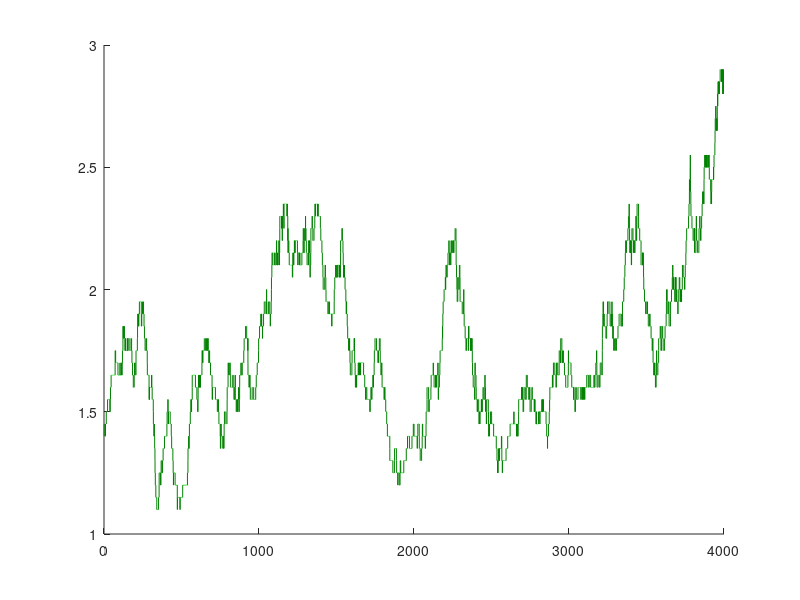

Write MATLAB code to recreate this figure. (Note: this script raises an error after producing the figure.)
function AD_SSA_Simulations()
    run_AD_SSA();
    AD_DualNoise_Reproduction();
    AD_Reproduction_Fig16();
end

%% --------------------------------------
%% SSA WITH DIRECT METHOD
%% --------------------------------------
function run_AD_SSA()
% Launcher script for the Stochastic Simulation Algorithm (SSA).

% Fixed parameters
V1 = 0.25;  
V2 = 0.11;  
V3 = 2.9;   
k1 = 0.35;  
k2 = 5.0;   
k3 = 1.0;   
k4 = 1.0;   
n  = 2;     

epsilon = 0.01;
Omega = 20; 

% Reaction network definition
vMinus = [0 0; 0 0; 1 0; 0 0; 0 0; 0 1];
vPlus = [1 0; 1 0; 0 0; 0 1; 0 1; 0 0];

c = [
    epsilon * V1 * Omega,  
    0,                     
    epsilon * k1,          
    V2 * Omega,            
    k4,                    
    k2                     
];

HillParams.V3 = V3;
HillParams.K3 = k3;
HillParams.n  = n;
HillParams.epsilon = epsilon;

% Initialization
Conc_Start = [1.45, 0.35]; 
InitialState = round(Conc_Start * Omega);
tMax = 4000; 

fprintf('Starting Gillespie Simulation (Omega=%d)...\n', Omega);
[T, Dyn] = simDM_AD_Variant2(vMinus, vPlus, c, InitialState, tMax, Omega, HillParams);

Dyn_Conc = Dyn / Omega; 

% FIGURE 5: single stochastic trajectory
figure(5); clf; 
set(gcf, 'Color', 'w', 'Name', 'SSA Single Trajectory', 'NumberTitle', 'off');
hold on;

plot(T, Dyn_Conc(:,1), 'Color', [0, 0.5, 0], 'LineWidth', 0.5); 
yline(4.7, 'r--', 'LineWidth', 2, 'Label', 'Diseased State');
yline(1.45, 'b--', 'LineWidth', 2, 'Label', 'Healthy State');

xlabel('Time (t)');
ylabel('Amyloid Concentration (x)');
title(['Stochastic Simulation (SSA) - Volume \Omega = ' num2str(Omega)]);
legend({'Gillespie Trajectory', 'Diseased Attractor', 'Healthy Attractor'}, 'Location', 'Best');
grid on;
ylim([0 7]); 

fprintf('Final Amyloid Concentration: %.2f\n', Dyn_Conc(end,1));
if Dyn_Conc(end,1) > 3
    fprintf('RESULT: SWITCH OCCURRED.\n');
else
    fprintf('RESULT: NO SWITCH.\n');
end

end


%% --------------------------------------
%% PART 2: Intrinsic Amyloid Noise Analysis
%% --------------------------------------
function AD_DualNoise_Reproduction()
% The code keeps the Calcium volume fixed and loops through a list of decreasing Amyloid volumes

% Fixed parameters
V1 = 0.25;
V2 = 0.11;
V3 = 3;        
k1 = 0.3;
k2 = 5.0;
k3 = 1.0;
k4 = 1.0;
n  = 2;
epsilon = 0.01;

Omega_y = 25;
Omega_x_list = [25 20 15];

tMax = 4000;
burnFrac = 0.5;   
Nreal = 50;       
Conc_Start = [1.45, 0.35];

% Stochiometry
vMinus = [0 0; 0 0; 1 0; 0 0; 0 0; 0 1];
vPlus = [1 0; 1 0; 0 0; 0 1; 0 1; 0 0];

% FIGURE 6: Histograms
figure(6); clf; 
set(gcf,'Color','w', 'Name', 'SSA Dual Noise Histograms', 'NumberTitle', 'off');

% Loop over Omega_x
for idx = 1:length(Omega_x_list)
    
    Omega_x = Omega_x_list(idx);
    x_all = [];   
    
    fprintf('\nOmega_x = %d\n',Omega_x)
    
    c = [
        epsilon * V1 * Omega_x;
        0;
        epsilon * k1;
        V2 * Omega_y;
        k4;
        k2
    ];
    
    HillParams.V3 = V3;
    HillParams.K3 = k3;
    HillParams.n  = n;
    HillParams.epsilon = epsilon;
    HillParams.Omega_x = Omega_x;
    HillParams.Omega_y = Omega_y;
    
    parfor r = 1:Nreal
        
        InitialState = [
            round(Conc_Start(1) * Omega_x), ...
            round(Conc_Start(2) * Omega_y)
        ];
        
        [~, Dyn] = simDM_AD_Variant1(vMinus, vPlus, c, InitialState, tMax, HillParams);
        
        Dyn_Conc = [
            Dyn(:,1) / Omega_x, ...
            Dyn(:,2) / Omega_y
        ];
        
        burnin = floor(burnFrac * length(Dyn_Conc));
        x_ss = Dyn_Conc(burnin:end,1);
        
        x_all = [x_all; x_ss];
    end
    
    subplot(1,3,idx)
    histogram(x_all, 60, 'Normalization','pdf', ...
        'FaceColor',[0.2 0.8 0.2], 'EdgeColor','none')
    
    xlabel('x')
    ylabel('p_s(x)')
    title(['\Omega_x = ' num2str(Omega_x)])
    grid on
    xlim([0 10])
    
    fprintf('mean = %.3f, std = %.3f\n', mean(x_all), std(x_all))
end

sgtitle('Ensemble-averaged stationary distributions p_s(x)')
end

%% --------------------------------------
%% PART 3: Instrinsic Calcium Noise Analysis
%% --------------------------------------
function AD_Reproduction_Fig16()
% P-bifurcation: mean amyloid level vs calcium noise intensity.

% Fixed parameters
V1 = 0.25;
V2 = 0.11;
V3 = 3.0;
k1 = 0.30;
k2 = 5.0;
k3 = 1.0;
k4 = 1.0;
n  = 2;
epsilon = 0.01;

Omega_x = 20;                     
Omega_y_list = [50 20 15 10 5 2];  

tMax = 5000;
burnFrac = 0.5;
Nreal = 40;     
Conc_Start = [1.45, 0.35];

vMinus = [0 0; 0 0; 1 0; 0 0; 0 0; 0 1];
vPlus  = [1 0; 1 0; 0 0; 0 1; 0 1; 0 0];

mean_x = zeros(length(Omega_y_list), 1);

% Loop over Omega_y
for j = 1:length(Omega_y_list)
    
    Omega_y = Omega_y_list(j);
    noise_val = 1/sqrt(Omega_y);
    x_means = zeros(Nreal, 1);
    
    fprintf('Simulating Omega_y = %d (Noise Intensity = %.3f)...\n', Omega_y, noise_val)
    
    c = [
        epsilon * V1 * Omega_x;
        0;                      
        epsilon * k1;
        V2 * Omega_y;
        k4;
        k2
    ];
    
    HillParams.V3 = V3;
    HillParams.K3 = k3;
    HillParams.n  = n;
    HillParams.epsilon = epsilon;
    HillParams.Omega_x = Omega_x;
    HillParams.Omega_y = Omega_y;
    
    parfor r = 1:Nreal   
        InitialState = [
            round(Conc_Start(1) * Omega_x), ...
            round(Conc_Start(2) * Omega_y)
        ];
        
        [~, Dyn] = simDM_AD_Variant1(vMinus, vPlus, c, InitialState, tMax, HillParams);
        
        Dyn_Conc = [
            Dyn(:,1) / Omega_x, ...
            Dyn(:,2) / Omega_y
        ];
        
        burnin = floor(burnFrac * length(Dyn_Conc));
        if burnin >= length(Dyn_Conc), burnin = 1; end 
        x_means(r) = mean(Dyn_Conc(burnin:end, 1));
    end
    
    mean_x(j) = mean(x_means);
end

noise_intensity = 1 ./ sqrt(Omega_y_list);

% FIGURE 7: P-Bifurcation
figure(7); clf;
set(gcf, 'Color', 'w', 'Name', 'SSA P-Bifurcation', 'NumberTitle', 'off');

plot(noise_intensity, mean_x, 'bo-', 'LineWidth', 2, 'MarkerFaceColor', 'b', 'MarkerSize', 8)

xlabel('Calcium Noise Intensity (\approx 1/\surd\Omega_y)')
ylabel('Average Amyloid Concentration')
title({'Mean Amyloid vs Calcium Noise'})
grid on

end


%% --------------------------------------
%% HELPER FUNCTIONS (DIRECT METHOD IMPLEMENTATION)
%% --------------------------------------

% VARIANT 1: Extracts Omega_x and Omega_y from HillParams struct
function [T, Dynamics] = simDM_AD_Variant1(vMinus, vPlus, c, initialState, tMax, HillParams)
    max_steps = 2000000; 
    T = nan(max_steps, 1);
    Dynamics = nan(max_steps, 2);
    
    v = vPlus - vMinus;
    i = 1;
    T(i) = 0;
    Dynamics(i,:) = initialState;
    
    V3 = HillParams.V3;
    K3 = HillParams.K3;
    n  = HillParams.n;
    epsilon = HillParams.epsilon;
    Omega_x = HillParams.Omega_x;
    Omega_y = HillParams.Omega_y;
    
    while T(i) < tMax
        X = Dynamics(i,1);
        Y = Dynamics(i,2);
        
        % Concentration for Hill function
        Y_conc = Y / Omega_y;
        
        % Update propensities
        a = zeros(1,6);
        a(1) = c(1);
        a(2) = epsilon * V3 * Omega_x * (Y_conc^n)/(K3^n + Y_conc^n);
        a(3) = c(3) * X;
        a(4) = c(4);
        a(5) = c(5) * X;
        a(6) = c(6) * Y;
        
        a0 = sum(a);
        if a0 == 0 || i >= max_steps, break; end
        
        r = rand(1,2);
        
        % Gillespie Direct Method
        tau = (1/a0)*log(1/r(1));
        
        % Find reaction index mu
        target = r(2) * a0;
        current_sum = 0;
        mu = 1;
        for k = 1:6
            current_sum = current_sum + a(k);
            if current_sum >= target
                mu = k;
                break;
            end
        end
        
        i = i + 1;
        T(i) = T(i-1) + tau;
        Dynamics(i,:) = Dynamics(i-1,:) + v(mu,:);
    end
    
    T = T(1:i);
    Dynamics = Dynamics(1:i,:);
end

% VARIANT 2: Accepts 'Omega' as an explicit argument
function [T, Dynamics] = simDM_AD_Variant2(vMinus, vPlus, c, initialState, tMax, Omega, HillParams)
    initialLenght = 100000; 
    T = nan(initialLenght,1); 
    Dynamics = nan(initialLenght,length(initialState)); 
    
    v = vPlus - vMinus;
    i = 1;
    T(i) = 0;
    Dynamics(i,:) = initialState;
    
    V3 = HillParams.V3;
    K3 = HillParams.K3;
    n  = HillParams.n;
    epsilon = HillParams.epsilon;
    
    while T(i) < tMax
        X_molecules = Dynamics(i,1); 
        Y_molecules = Dynamics(i,2); 
        Y_conc = Y_molecules / Omega;
        
        a = zeros(1, 6);
        a(1) = c(1); 
        hill_term = (Y_conc^n) / (K3^n + Y_conc^n);
        a(2) = epsilon * V3 * Omega * hill_term; 
        a(3) = c(3) * X_molecules; 
        a(4) = c(4); 
        a(5) = c(5) * X_molecules; 
        a(6) = c(6) * Y_molecules; 
        
        a0 = sum(a);
        if a0 == 0, break; end 
        
        r = rand(1,2);
        a_cumsum = cumsum(a);
        mu = find(a_cumsum >= r(1) * a0, 1);
        tau = (1/a0)*log(1/r(2));

        i = i+1;
        if i > length(T)
            T = [T; nan(initialLenght,1)];
            Dynamics = [Dynamics; nan(initialLenght,length(initialState))];
        end
        
        if (T(i-1) + tau <= tMax)
            T(i) = T(i-1) + tau;
            Dynamics(i,:) = Dynamics(i-1,:) + v(mu,:); 
        else
            T(i) = tMax;
            Dynamics(i,:) = Dynamics(i-1,:);
        end
    end
    
    T = T(1:i);
    Dynamics = Dynamics(1:i,:);
end
